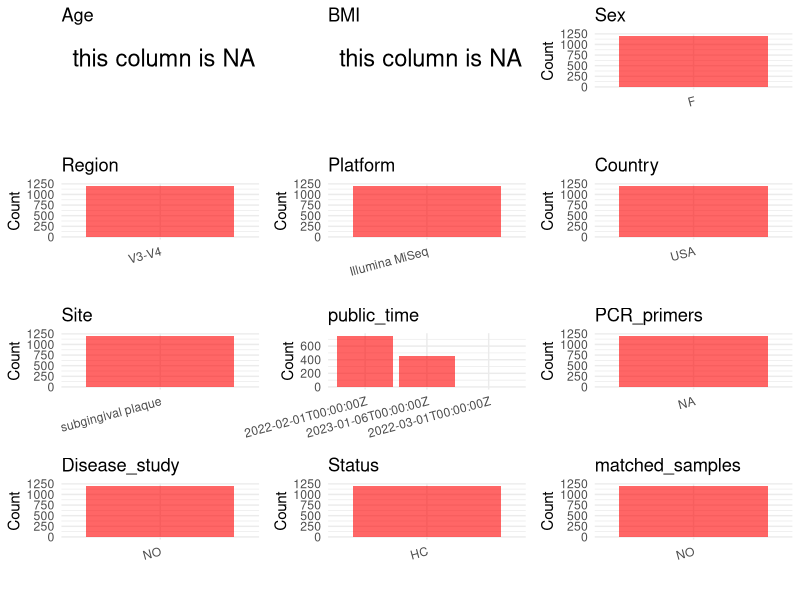

R code for this plot: (Note: this script raises an error after producing the figure.)
## ---- chunk 1
# Load necessary libraries
library(dplyr)
library(ggplot2)
library(cowplot)

# Set working directory (update this path to your local directory)
setwd("E:/bioproject_YSD/PRJNA796273")

# Read the initial metadata files
initial_meta <- read.csv("SraRunTable.csv", header = T) 

# Display the first few rows of the metadata
head(initial_meta)
## ---- chunk 2
# Create a uniform metadata dataframe
metadata <- data.frame(
  BioProject = initial_meta$BioProject,
  Run = initial_meta$Run,
  sample_name = initial_meta$Sample.Name,
  Age = NA,
  BMI = NA,
  Sex = "F",
  Region = "V3-V4",
  Platform = initial_meta$Instrument,
  Country = initial_meta$geo_loc_name_country,
  Site = "subgingival plaque",
  public_time = initial_meta$ReleaseDate,
  stringsAsFactors = FALSE
)
## ---- chunk 3
# Add information obtained from the publication
metadata$PCR_primers <- "NA"
metadata$title <- "Dietary carbohydrate intake is associated with the subgingival plaque oral microbiome abundance and diversity in a cohort of postmenopausal women"
metadata$Disease_study <- "NO"
# Assign disease status based on sample_name patterns
metadata$Status <- "HC"

# Check initial data distribution
cat("Initial sample distribution:\n")
table(metadata$sample_name)
table(metadata$Site)

# Calculate sampling frequency per subject
sample_counts <- table(metadata$sample_name)
cat("\nNumber of samples per subject:\n")
print(sample_counts)

# Create matched_samples column
metadata$matched_samples <- ifelse(metadata$sample_name %in% names(sample_counts[sample_counts >= 2]), "YES", "NO")

cat("\nMatched samples distribution:\n")
table(metadata$matched_samples)

# Identify samples for removal: single samples excluding subgingival plaque
single_samples <- names(sample_counts[sample_counts == 1])
samples_to_remove <- metadata$sample_name %in% single_samples & 
                     !(metadata$Site %in% c("subgingival plaque"))

cat("\nNumber of samples to be removed:", sum(samples_to_remove), "\n")

# Remove identified samples
metadata_clean <- metadata[!samples_to_remove, ]

cat("\nFinal sample distribution after cleaning:\n")
table(metadata_clean$sample_name)
table(metadata_clean$Site)
table(metadata_clean$matched_samples)

# Use cleaned dataset for subsequent analysis
metadata <- metadata_clean
## ---- chunk 4
# Check the number of unique runs and sample names
print(paste("Number of unique runs:", length(unique(metadata$Run))))
print(paste("Number of unique sample names:", length(unique(metadata$sample_name))))
## ---- chunk 5
# Select columns for visualization
plot_data <- metadata %>%
  select(-BioProject, -Run, -sample_name, -title)

# Function to create simple plots for each column
create_simple_plots <- function(data) {
  plots <- list()
  
  for (col in colnames(data)) {
    # Check if the column is all NA
    if (all(is.na(data[[col]]))) {
      # Create an empty plot with text indicating all NA
      p <- ggplot() +
        annotate("text", x = 0.5, y = 0.5, label = "this column is NA", size = 6) +
        labs(title = col) +
        theme_void()
    } else if (is.numeric(data[[col]])) {
      # Numeric variable: histogram
      p <- ggplot(data, aes(x = .data[[col]])) +
        geom_histogram(fill = "blue", alpha = 0.6, bins = 20, na.rm = TRUE) +
        labs(title = col) +
        theme_minimal()
    } else {
      # Categorical variable: bar plot (remove NA values)
      count_data <- as.data.frame(table(data[[col]], useNA = "ifany"))
      p <- ggplot(count_data, aes(x = reorder(Var1, -Freq), y = Freq)) +
        geom_col(fill = "red", alpha = 0.6) +
        labs(title = col, x = NULL, y = "Count") +
        theme_minimal() +
        theme(axis.text.x = element_text(angle = 15, hjust = 1))
    }
    plots[[col]] <- p
  }
  
  return(plots)
}

# Generate and arrange plots
plots <- create_simple_plots(plot_data)
p<-plot_grid(plots$Age, 
          plots$BMI, 
          plots$Sex, 
          plots$Region, 
          plots$Platform, 
          plots$Country, 
          plots$Site,
          plots$public_time, 
          plots$PCR_primers,
          plots$Disease_study,
          plots$Status,
          plots$matched_samples,# add 
          ncol = 3, align = "hv", axis = "lb")
ggsave("Metadata_Summary.png", plot = p, width = 8, height = 6, dpi = 150)
## ---- chunk 6
knitr::include_graphics("Metadata_Summary.png")
## ---- chunk 7
# Reorder columns to match the desired format
metadata <- metadata[, c(
  "BioProject", "Run", "sample_name", "Age", "BMI", "Sex", 
  "Region", "Platform", "Country", "Site", "public_time", 
  "PCR_primers", "title", "Disease_study", "Status", "matched_samples"
)]

# Export the uniform metadata to a CSV file
write.csv(metadata, file = "metadata.csv", quote = TRUE)
head(metadata)
